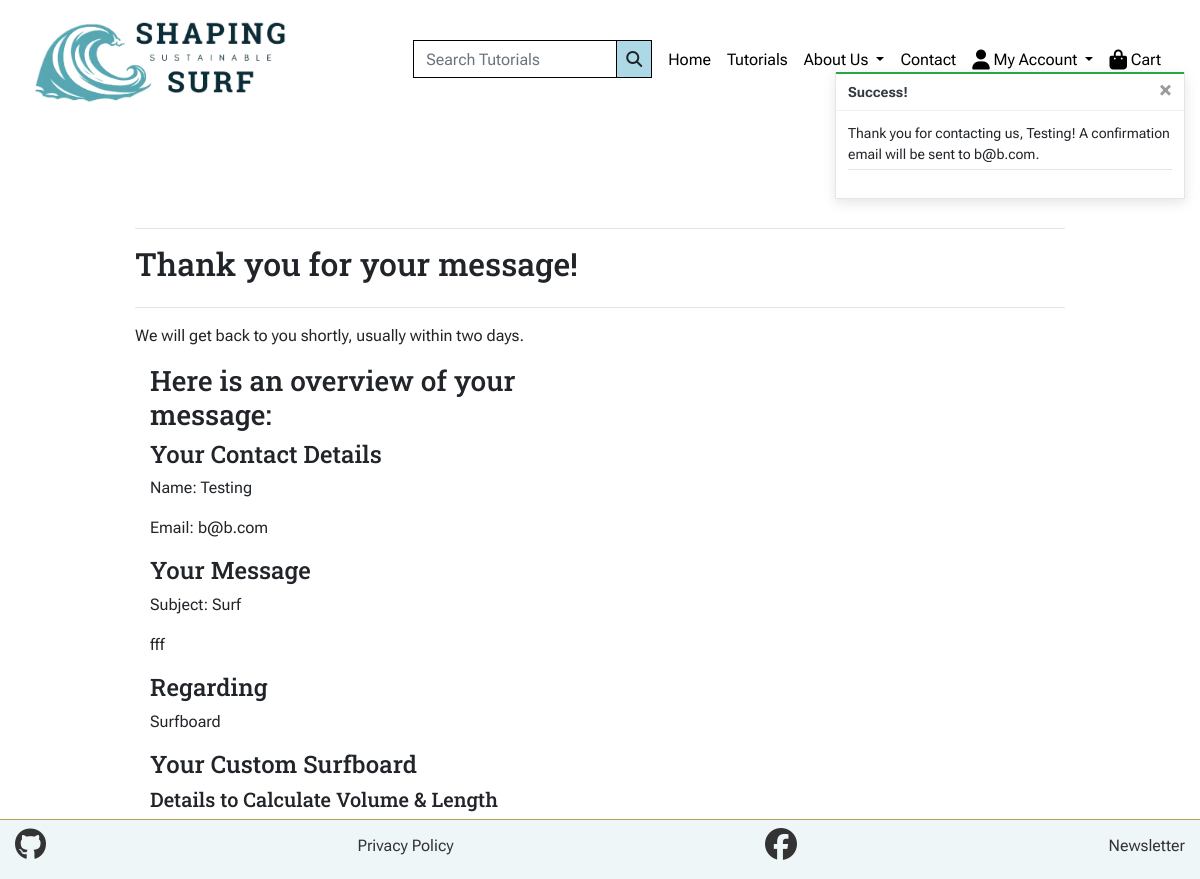
Screenshot of /contact/success/1/ with the database file from the repository.
### contact/models.py (models this page shows, shortened)
class Contact(models.Model):
    class Meta:
        verbose_name = "Customer Contact"
    user_profile = models.ForeignKey(
        UserProfile, on_delete=models.SET_NULL, null=True, blank=True
    )
    name = models.CharField(max_length=100, null=False, blank=False)
    email = models.EmailField(max_length=254, null=False, blank=False)
    phone = models.CharField(max_length=20, null=True, blank=True)
    sent_at = models.DateTimeField(auto_now_add=True)
    message_read = models.BooleanField(default=False)
    subject = models.CharField(max_length=100, null=True, blank=True)
    message = models.TextField(max_length=3000, null=False, blank=False)
    category = models.ForeignKey(
        Category, on_delete=models.CASCADE, null=True, blank=True)
    board_type = models.CharField(
        max_length=20, choices=BOARD_TYPE, null=True, blank=True
    )
    tail = models.CharField(
        max_length=20, choices=TAIL_TYPE, null=True, blank=True
    )
    body_height = models.IntegerField(null=True, blank=True)
    body_weight = models.IntegerField(null=True, blank=True)
    board_length = models.IntegerField(null=True, blank=True)
    board_volume = models.IntegerField(null=True, blank=True)
    skill_level = models.CharField(
        max_length=25, choices=SKILL_LEVEL, null=True, blank=True
    )
    surf_style = models.CharField(
        max_length=20, choices=SURF_STYLE, null=True, blank=True
    )
    wave_size = models.CharField(
        max_length=20, choices=WAVE_SIZE, null=True, blank=True
    )
    wave_power = models.CharField(
        max_length=20, choices=WAVE_POWER, null=True, blank=True
    )
    color_theme = models.CharField(
        max_length=50, choices=COLOR_THEME, null=True, blank=True
    )
    art = models.ForeignKey(
        "Art", on_delete=models.CASCADE, null=True, blank=True
    )
    remarks = models.CharField(max_length=200, null=True, blank=True)

### products/models.py (models this page shows, shortened)
class Category(models.Model):
    CATEGORIES = [
        ("Tutorial", "Tutorial"),
        ("Surfboard", "Surfboard"),
    ]
    class Meta:
        verbose_name_plural = "Categories"
    name = models.CharField(max_length=20, choices=CATEGORIES)

### contact/views.py (the view)
def contact_success(request, contact_id):
    contact = get_object_or_404(Contact, pk=contact_id)
    success_message = (
        f"Thank you for contacting us, {contact.name}! "
        f"A confirmation email will be sent to {contact.email}."
    )
    messages.success(request, success_message)
    template = "contact/contact_success.html"
    context = {
        "contact": contact,
    }
    return render(request, template, context)

### cart/contexts.py (called while the page is built, shortened)
def cart_contents(request):
    cart_items = []
    total = 0
    product_count = 0
    cart = request.session.get("cart", {})
    discount_code = request.session.get("discount_code")
    discount = None
    discount_amount = 0
    grand_total = total
    context = {
        "cart_items": cart_items,
        "total": total,
        "product_count": product_count,
        "discount": discount,
        "discount_amount": discount_amount,
        "grand_total": grand_total,
    }
    return context

### contact/templates/contact/contact_success.html (shortened to what this page needs)
{% extends "base.html" %}
{% load static %}
{% block page_header %}
<div class="container header-container">
</div>
{% endblock %}
{% block content %}
<div class="container mb-2">
    <div class="row">
        <div class="col">
            <hr>
            <h2 class="logo-font mb-4">Thank you for your message!</h2>
            <hr>
            <p>We will get back to you shortly, usually within two days.</p>
        </div>
    </div>
    <div class="col-12 col-lg-6">
        <h3>Here is an overview of your message:</h3>
        <h4>Your Contact Details</h4>
        <p>Name: {{ contact.name }}</p>
        <p>Email: {{ contact.email }}</p>
        <h4>Your Message</h4>
        {% if contact.subject %}
        <p>Subject: {{ contact.subject }}</p>
        {% endif %}
        <p>{{ contact.message }}</p>
        {% if contact.category %}
        <h4>Regarding</h4>
        <p>{{ contact.category.name }}</p>
        {% endif %}
        <h4>Your Custom Surfboard</h4>
        <h5>Details to Calculate Volume & Length</h5>
    </div>
</div>
{% endblock %}

### static/css/base.css (style rules this page uses)
:root { --blue: #57a7b3; --green: #3d757d; --pink: #b35794; --aubergine: #7D3D67; --yellow: #b3a357; --font-color: #333333; --background-color: #eef6f7; --blue-box-shadow: 1px -1px 7px 0 rgba(87, 167, 179, 0.70); --yellow-box-shadow: 1px -1px 7px 0 #b3a357; --black-box-shadow: 1px -1px 7px 0 #4E4A47; }
* { margin: 0; padding: 0; box-sizing: border-box; font-family: "Roboto Flex", sans-serif; }
html, body { height: 100%; }
body { display: flex; flex-direction: column; min-height: 100vh; }
h1, h2, h3, h4, h5, h6 { font-family: "Roboto Slab", sans-serif; }
.header-container { padding-top: 164px; }
@media (min-width: 1200px) { .container { max-width: 80%; } }

### rows the page displays
Contact: name "Testing", email "b@b.com", subject "Surf", message "fff", category.name "Surfboard"

### other values shown
{{ message }} "Thank you for contacting us, Testing! A confirmation email will be sent to b@b.com."
